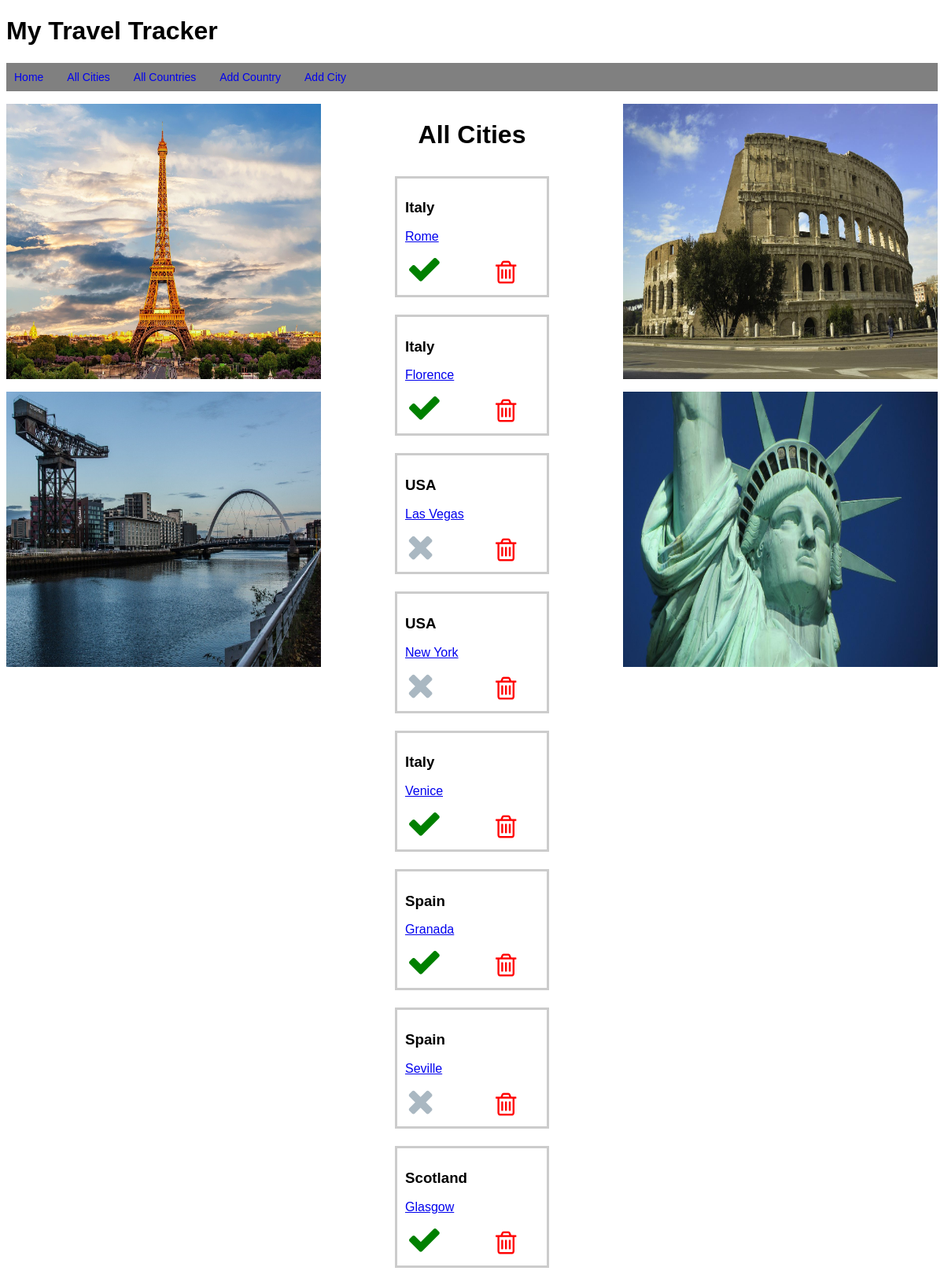
Before: /cities with the older database file.
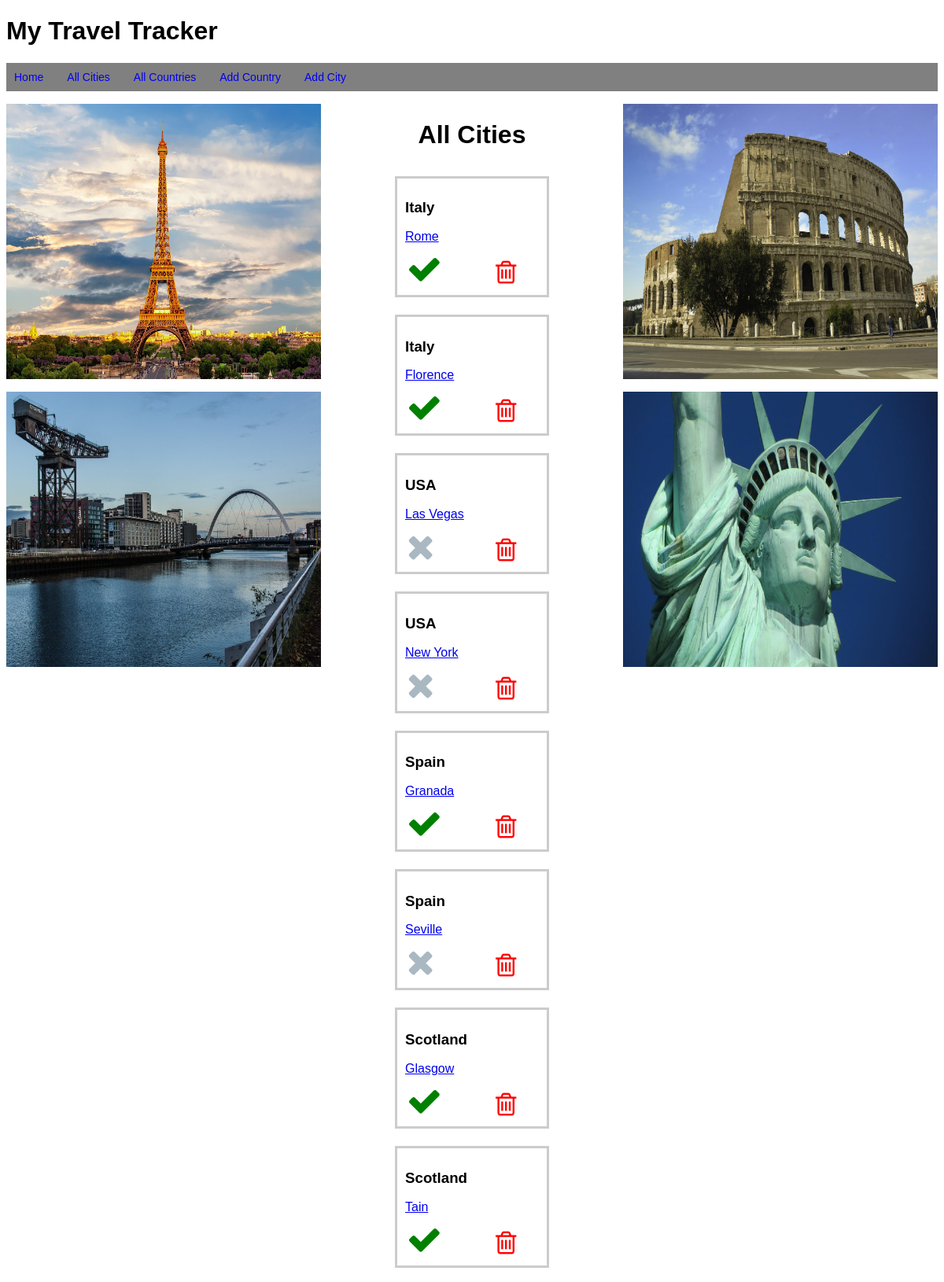
After: the same page with the newer database file.
### tables this page shows
CREATE TABLE cities (
    id INTEGER PRIMARY KEY AUTOINCREMENT,
    name VARCHAR,
    completed BOOLEAN,
    country_id INTEGER NOT NULL,
      FOREIGN KEY (country_id)
        REFERENCES countries (id)
);

CREATE TABLE countries (
    id INTEGER PRIMARY KEY AUTOINCREMENT,
    title VARCHAR
);

### controllers/city_controller.py (the view)
@cities_blueprint.route("/cities")
def cities():
    cities = city_repository.select_all()
    return render_template("cities/index.html", all_cities = cities)

### db/run_sql.py (called while the page is built)
def get_db():
    path = os.path.dirname(os.path.abspath(__file__))
    db = os.path.join(path, "travel_manager.db")
    conn = sqlite3.connect(db)
    conn.execute("PRAGMA foreign_keys = 1")
    conn.row_factory = sqlite3.Row
    return conn

def run_sql(sql, values = []):
    db = get_db()
    cursor = db.cursor()
    cursor.execute(sql, values)
    results = cursor.fetchall()
    db.commit()
    db.close()
    return results

### repositories/city_repository.py (called while the page is built)
def select_all():
    cities = []
    sql = "SELECT * FROM cities"
    results = run_sql(sql)
    for row in results:
        completed = True if row['completed'] == 1 else False
        country = country_repository.select(row['country_id'])
        city = City(row['name'], country, completed, row['id'] )
        cities.append(city)
    return cities

### repositories/country_repository.py (called while the page is built)
def select(id):
    country = None
    sql = "SELECT * FROM countries WHERE id = ?"
    values = [id]
    result = run_sql(sql, values)[0]
    if result is not None:
        country = Country(result['title'], result['id'])
    return country

### templates/cities/index.html
{% extends "base.html" %}
{% block content %}
<h1>All Cities</h1>
<div class="cities">
    {% for city in all_cities %}
    <div class="city">
        <div class="content">
            <h3>{{city.country.title}}</h3>
            <div class="description">
                <a href="/cities/{{city.id}}">{{city.name}}</a>
            </div>
            <div class="buttons">
                {% if city.completed == True %}
                <i class="fa fa-check fa-2x" style="color:green" aria-hidden="true"></i>
                {% else %}
                <i class="fa fa-times fa-2x" aria-hidden="true"></i>
                {% endif %}
                <form class="delete-form" action="/cities/{{city.id}}/delete" method="POST">
                    <button class="trash-button"><i class="fa fa-trash-o fa-3x" style="color:red"
                            aria-hidden="true"></i></button>
                </form>
            </div>
        </div>
    </div>
    {% endfor %}
</div>
{% endblock %}

### templates/base.html (shortened to what this page needs)
<!DOCTYPE html>
<html lang="en">
<head>
    <link rel="stylesheet" href="https://stackpath.bootstrapcdn.com/font-awesome/4.7.0/css/font-awesome.min.css"
>
    <link rel="stylesheet" href="{{ url_for('static', filename='style.css') }}">
</head>
<body>
    <header>
        <h1>My Travel Tracker</h1>
        <nav>
            <ul class="menu">
                <li><a href="/">Home</a></li>
                <li><a href="/cities">All Cities</a></li>
                <li><a href="/countries">All Countries</a></li>
                <li><a href="/countries/new_country">Add Country</a></li>
                <li><a href="/cities/new">Add City</a></li>
            </ul>
        </nav>
    </header>
    <div class="layout">
        <div class="images1">
            <img src="/static/images/eiffel-tower.jpg" alt="ET" width="400" height="350">
            <img src="/static/images/glasgow-gb33a972eb_1280.jpg" alt="Clyde" width="400" height="350">
        </div>
        <div class="container">
            {% block content %}{% endblock %}
        </div>
        <div class="images2">
            <img src="/static/images/colosseum-gb9833a126_1280.jpg" alt="Coloseum" width="400" height="350">
            <img src="/static/images/statue-of-liberty-g67c8976b4_1280.jpg" alt="Statue of Liberty" width="400"
                height="350">
        </div>
    </div>
</body>
</html>

### static/style.css (style rules this page uses)
body { font-family: "Helvetica", arial, sans-serif; font-size: 16px; }
.city { display: flex; border: 3px solid #ccc; width: 170px; margin: 12px; min-height: 68px; padding: 10px; line-height: 18px; margin-bottom: 10px; }
.cities { display: flex; justify-content: center; flex-wrap: wrap; }
.layout { display: flex; justify-content: center; }
.images1 { display: flex; align-items: flex-end; flex-direction: column; gap: 1rem; }
.images2 { display: flex; align-items: flex-start; flex-direction: column; gap: 1rem; }
.buttons { margin-top: 10px; margin-left: 2px; font-size: 1.4em; color: #aab8c2; }
.buttons i { width: 80px; }
input, select, button { font-size: 100%; width: 100%; padding: 10px; margin: 10px; box-sizing: border-box; }
.trash-button { display: contents; font-size: 50%; }
.delete-form { display: inline; }
.menu { display: flex; padding: 10px; background-color: gray; color: white; }
.menu li a { text-decoration: none; }
.menu li { padding-right: 30px; list-style: none; color: white; font-family: "Helvetica", arial, sans-serif; font-size: 14px; }
.container { display: flex; flex-direction: column; align-items: center; width: 500px; }

Changed rows visible on the page:
removed cities: country "Italy", name "Venice", completed True (drawn)
added cities: country "Scotland", name "Tain", completed True (drawn)
